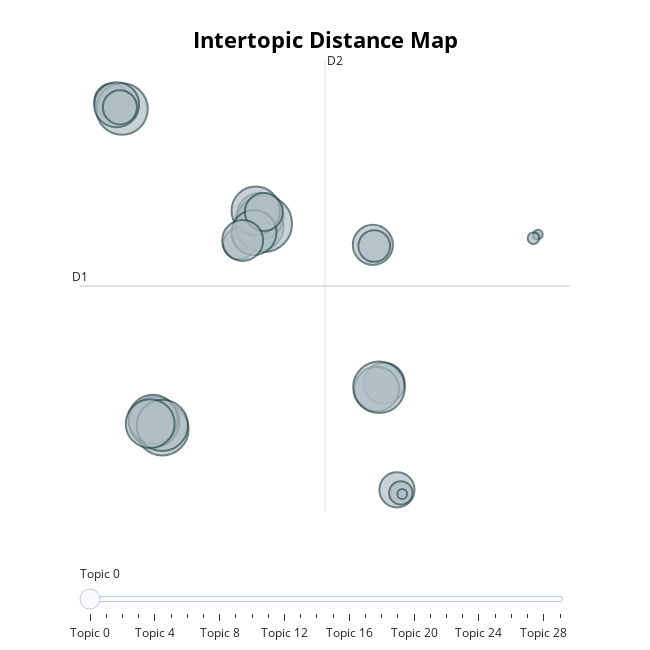

The notebook cell saved with this chart:
### Code cell
fig =topic_model.visualize_topics()
fig.write_html('산업연구원_topic30_intertopic_filtered.html')
fig

### Figure 1 — Plotly figure (JSON) as saved in the notebook; plotly's stock layout.template omitted (floating-point values rounded to 4 significant figures)
{"data": [{"customdata": [[0, "반도체 | 로봇 | 기업 | 중국 | 산업", 419], [1, "말씀 | 생각 | 김혜민 | 답변 | 얘기", 458], [2, "백신 | 코로나19 | 접종 | 확진자 | 미국", 1305], [3, "경제 | 시장 | 금리 | 달러 | 미국", 2594], [4, "한국 | 정부 | 중국 | 미국 | 일본", 2935], [5, "러시아 | 우크라이나 | 푸틴 | 대통령 | 침공", 1322], [6, "북한 | 미사일 | 발사 | 훈련 | 미국", 1816], [7, "중국 | 대만 | 미국 | 홍콩 | 외교", 2128], [8, "백신 | 접종 | 코로나19 | 환자 | 임상", 2828], [9, "트럼프 | 대통령 | 미국 | 대선 | 코로나19", 1717], [10, "한국 | 정부 | 대통령 | 북한 | 생각", 2716], [11, "기업 | 규제 | 정부 | 투자 | 시장", 2353], [12, "전기차 | 자동차 | 테슬라 | 배터리 | 차량", 1046], [13, "북한 | 일본 | 대통령 | 미국 | 회담", 2854], [14, "원숭이두창 | 감염 | 원숭이 | 두창 | 보건", 57], [15, "금리 | 금융 | 은행 | 시장 | 화폐", 3421], [16, "기업 | 정부 | 미국 | 한국 | 시장", 2497], [17, "총기 | 사건 | 경찰 | 총격 | 난사", 1076], [18, "대통령 | 미국 | 정부 | 여성 | 민주당", 2600], [19, "중국 | 반도체 | 기업 | 미국 | 수출", 2163], [20, "한국 | 정부 | 북한 | 대통령 | 미국", 2810], [21, "북한 | 생각 | 앵커 | 국민 | 한국", 2549], [22, "코로나19 | 백신 | 확진자 | 접종 | 마스크", 2164], [23, "탈레반 | 아프간 | 이란 | 미군 | 이스라엘", 584], [24, "담배 | 전자담배 | 전자 | 흡연 | 액상", 95], [25, "미얀마 | 군부 | 쿠데타 | 시위 | 시위대", 104], [26, "ai | 구글 | 애플 | 기업 | 규제", 1537], [27, "탄소 | 에너지 | 기후 | 가스 | eu", 1792], [28, "오염수 | 방류 | 일본 | 후쿠시마 | 원전", 142], [29, "중국 | 코로나19 | 코로나 | 신종 | 베이징", 1246]], "hovertemplate": "<b>Topic %{customdata[0]}</b><br>%{customdata[1]}<br>Size: %{customdata[2]}", "legendgroup": "", "marker": {"color": "#B0BEC5", "line": {"color": "DarkSlateGrey", "width": 2}, "size": [419, 458, 1305, 2594, 2935, 1322, 1816, 2128, 2828, 1717, 2716, 2353, 1046, 2854, 57, 3421, 2497, 1076, 2600, 2163, 2810, 2549, 2164, 584, 95, 104, 1537, 1792, 142, 1246], "sizemode": "area", "sizeref": 2.138, "symbol": "circle"}, "mode": "markers", "name": "", "orientation": "v", "showlegend": false, "type": "scatter", "x": [-4.154, -8.522, -10.94, -3.376, -8.34, 3.725, 3.058, 2.685, -10.42, 2.485, -8.763, -3.32, -4.4, 2.803, 10.89, -3.126, -3.539, 2.558, -8.823, -3.628, -8.344, -8.966, -10.69, 3.925, 10.98, 3.997, -3.12, -4.211, 10.75, -10.52], "xaxis": "x", "y": [8.643, -3.642, 17.63, 9.522, -3.568, -7.474, -0.5966, -0.9685, 17.11, 8.34, -3.087, 10.19, 8.42, -0.8514, 8.918, 9.706, 10.54, 8.268, -2.926, 9.14, -3.309, -3.202, 17.39, -7.674, 9.008, -7.745, 10.46, 8.627, 8.774, 17.22], "yaxis": "y"}], "layout": {"annotations": [{"showarrow": false, "text": "D1", "x": -12.58, "y": 5.685, "yshift": 10}, {"showarrow": false, "text": "D2", "x": 0.02415, "xshift": 10, "y": 20.28}], "height": 650, "hoverlabel": {"bgcolor": "white", "font": {"family": "Rockwell", "size": 16}}, "legend": {"itemsizing": "constant", "tracegroupgap": 0}, "margin": {"t": 60}, "shapes": [{"line": {"color": "#CFD8DC", "width": 2}, "type": "line", "x0": 0.02415, "x1": 0.02415, "y0": -8.907, "y1": 20.28}, {"line": {"color": "#9E9E9E", "width": 2}, "type": "line", "x0": -12.58, "x1": 12.63, "y0": 5.685, "y1": 5.685}], "sliders": [{"active": 0, "pad": {"t": 50}, "steps": [{"args": [{"marker.color": [["red", "#B0BEC5", "#B0BEC5", "#B0BEC5", "#B0BEC5", "#B0BEC5", "#B0BEC5", "#B0BEC5", "#B0BEC5", "#B0BEC5", "#B0BEC5", "#B0BEC5", "#B0BEC5", "#B0BEC5", "#B0BEC5", "#B0BEC5", "#B0BEC5", "#B0BEC5", "#B0BEC5", "#B0BEC5", "#B0BEC5", "#B0BEC5", "#B0BEC5", "#B0BEC5", "#B0BEC5", "#B0BEC5", "#B0BEC5", "#B0BEC5", "#B0BEC5", "#B0BEC5"]]}], "label": "Topic 0", "method": "update"}, {"args": [{"marker.color": [["#B0BEC5", "red", "#B0BEC5", "#B0BEC5", "#B0BEC5", "#B0BEC5", "#B0BEC5", "#B0BEC5", "#B0BEC5", "#B0BEC5", "#B0BEC5", "#B0BEC5", "#B0BEC5", "#B0BEC5", "#B0BEC5", "#B0BEC5", "#B0BEC5", "#B0BEC5", "#B0BEC5", "#B0BEC5", "#B0BEC5", "#B0BEC5", "#B0BEC5", "#B0BEC5", "#B0BEC5", "#B0BEC5", "#B0BEC5", "#B0BEC5", "#B0BEC5", "#B0BEC5"]]}], "label": "Topic 1", "method": "update"}, {"args": [{"marker.color": [["#B0BEC5", "#B0BEC5", "red", "#B0BEC5", "#B0BEC5", "#B0BEC5", "#B0BEC5", "#B0BEC5", "#B0BEC5", "#B0BEC5", "#B0BEC5", "#B0BEC5", "#B0BEC5", "#B0BEC5", "#B0BEC5", "#B0BEC5", "#B0BEC5", "#B0BEC5", "#B0BEC5", "#B0BEC5", "#B0BEC5", "#B0BEC5", "#B0BEC5", "#B0BEC5", "#B0BEC5", "#B0BEC5", "#B0BEC5", "#B0BEC5", "#B0BEC5", "#B0BEC5"]]}], "label": "Topic 2", "method": "update"}, {"args": [{"marker.color": [["#B0BEC5", "#B0BEC5", "#B0BEC5", "red", "#B0BEC5", "#B0BEC5", "#B0BEC5", "#B0BEC5", "#B0BEC5", "#B0BEC5", "#B0BEC5", "#B0BEC5", "#B0BEC5", "#B0BEC5", "#B0BEC5", "#B0BEC5", "#B0BEC5", "#B0BEC5", "#B0BEC5", "#B0BEC5", "#B0BEC5", "#B0BEC5", "#B0BEC5", "#B0BEC5", "#B0BEC5", "#B0BEC5", "#B0BEC5", "#B0BEC5", "#B0BEC5", "#B0BEC5"]]}], "label": "Topic 3", "method": "update"}, {"args": [{"marker.color": [["#B0BEC5", "#B0BEC5", "#B0BEC5", "#B0BEC5", "red", "#B0BEC5", "#B0BEC5", "#B0BEC5", "#B0BEC5", "#B0BEC5", "#B0BEC5", "#B0BEC5", "#B0BEC5", "#B0BEC5", "#B0BEC5", "#B0BEC5", "#B0BEC5", "#B0BEC5", "#B0BEC5", "#B0BEC5", "#B0BEC5", "#B0BEC5", "#B0BEC5", "#B0BEC5", "#B0BEC5", "#B0BEC5", "#B0BEC5", "#B0BEC5", "#B0BEC5", "#B0BEC5"]]}], "label": "Topic 4", "method": "update"}, {"args": [{"marker.color": [["#B0BEC5", "#B0BEC5", "#B0BEC5", "#B0BEC5", "#B0BEC5", "red", "#B0BEC5", "#B0BEC5", "#B0BEC5", "#B0BEC5", "#B0BEC5", "#B0BEC5", "#B0BEC5", "#B0BEC5", "#B0BEC5", "#B0BEC5", "#B0BEC5", "#B0BEC5", "#B0BEC5", "#B0BEC5", "#B0BEC5", "#B0BEC5", "#B0BEC5", "#B0BEC5", "#B0BEC5", "#B0BEC5", "#B0BEC5", "#B0BEC5", "#B0BEC5", "#B0BEC5"]]}], "label": "Topic 5", "method": "update"}, {"args": [{"marker.color": [["#B0BEC5", "#B0BEC5", "#B0BEC5", "#B0BEC5", "#B0BEC5", "#B0BEC5", "red", "#B0BEC5", "#B0BEC5", "#B0BEC5", "#B0BEC5", "#B0BEC5", "#B0BEC5", "#B0BEC5", "#B0BEC5", "#B0BEC5", "#B0BEC5", "#B0BEC5", "#B0BEC5", "#B0BEC5", "#B0BEC5", "#B0BEC5", "#B0BEC5", "#B0BEC5", "#B0BEC5", "#B0BEC5", "#B0BEC5", "#B0BEC5", "#B0BEC5", "#B0BEC5"]]}], "label": "Topic 6", "method": "update"}, {"args": [{"marker.color": [["#B0BEC5", "#B0BEC5", "#B0BEC5", "#B0BEC5", "#B0BEC5", "#B0BEC5", "#B0BEC5", "red", "#B0BEC5", "#B0BEC5", "#B0BEC5", "#B0BEC5", "#B0BEC5", "#B0BEC5", "#B0BEC5", "#B0BEC5", "#B0BEC5", "#B0BEC5", "#B0BEC5", "#B0BEC5", "#B0BEC5", "#B0BEC5", "#B0BEC5", "#B0BEC5", "#B0BEC5", "#B0BEC5", "#B0BEC5", "#B0BEC5", "#B0BEC5", "#B0BEC5"]]}], "label": "Topic 7", "method": "update"}, {"args": [{"marker.color": [["#B0BEC5", "#B0BEC5", "#B0BEC5", "#B0BEC5", "#B0BEC5", "#B0BEC5", "#B0BEC5", "#B0BEC5", "red", "#B0BEC5", "#B0BEC5", "#B0BEC5", "#B0BEC5", "#B0BEC5", "#B0BEC5", "#B0BEC5", "#B0BEC5", "#B0BEC5", "#B0BEC5", "#B0BEC5", "#B0BEC5", "#B0BEC5", "#B0BEC5", "#B0BEC5", "#B0BEC5", "#B0BEC5", "#B0BEC5", "#B0BEC5", "#B0BEC5", "#B0BEC5"]]}], "label": "Topic 8", "method": "update"}, {"args": [{"marker.color": [["#B0BEC5", "#B0BEC5", "#B0BEC5", "#B0BEC5", "#B0BEC5", "#B0BEC5", "#B0BEC5", "#B0BEC5", "#B0BEC5", "red", "#B0BEC5", "#B0BEC5", "#B0BEC5", "#B0BEC5", "#B0BEC5", "#B0BEC5", "#B0BEC5", "#B0BEC5", "#B0BEC5", "#B0BEC5", "#B0BEC5", "#B0BEC5", "#B0BEC5", "#B0BEC5", "#B0BEC5", "#B0BEC5", "#B0BEC5", "#B0BEC5", "#B0BEC5", "#B0BEC5"]]}], "label": "Topic 9", "method": "update"}, {"args": [{"marker.color": [["#B0BEC5", "#B0BEC5", "#B0BEC5", "#B0BEC5", "#B0BEC5", "#B0BEC5", "#B0BEC5", "#B0BEC5", "#B0BEC5", "#B0BEC5", "red", "#B0BEC5", "#B0BEC5", "#B0BEC5", "#B0BEC5", "#B0BEC5", "#B0BEC5", "#B0BEC5", "#B0BEC5", "#B0BEC5", "#B0BEC5", "#B0BEC5", "#B0BEC5", "#B0BEC5", "#B0BEC5", "#B0BEC5", "#B0BEC5", "#B0BEC5", "#B0BEC5", "#B0BEC5"]]}], "label": "Topic 10", "method": "update"}, {"args": [{"marker.color": [["#B0BEC5", "#B0BEC5", "#B0BEC5", "#B0BEC5", "#B0BEC5", "#B0BEC5", "#B0BEC5", "#B0BEC5", "#B0BEC5", "#B0BEC5", "#B0BEC5", "red", "#B0BEC5", "#B0BEC5", "#B0BEC5", "#B0BEC5", "#B0BEC5", "#B0BEC5", "#B0BEC5", "#B0BEC5", "#B0BEC5", "#B0BEC5", "#B0BEC5", "#B0BEC5", "#B0BEC5", "#B0BEC5", "#B0BEC5", "#B0BEC5", "#B0BEC5", "#B0BEC5"]]}], "label": "Topic 11", "method": "update"}, {"args": [{"marker.color": [["#B0BEC5", "#B0BEC5", "#B0BEC5", "#B0BEC5", "#B0BEC5", "#B0BEC5", "#B0BEC5", "#B0BEC5", "#B0BEC5", "#B0BEC5", "#B0BEC5", "#B0BEC5", "red", "#B0BEC5", "#B0BEC5", "#B0BEC5", "#B0BEC5", "#B0BEC5", "#B0BEC5", "#B0BEC5", "#B0BEC5", "#B0BEC5", "#B0BEC5", "#B0BEC5", "#B0BEC5", "#B0BEC5", "#B0BEC5", "#B0BEC5", "#B0BEC5", "#B0BEC5"]]}], "label": "Topic 12", "method": "update"}, {"args": [{"marker.color": [["#B0BEC5", "#B0BEC5", "#B0BEC5", "#B0BEC5", "#B0BEC5", "#B0BEC5", "#B0BEC5", "#B0BEC5", "#B0BEC5", "#B0BEC5", "#B0BEC5", "#B0BEC5", "#B0BEC5", "red", "#B0BEC5", "#B0BEC5", "#B0BEC5", "#B0BEC5", "#B0BEC5", "#B0BEC5", "#B0BEC5", "#B0BEC5", "#B0BEC5", "#B0BEC5", "#B0BEC5", "#B0BEC5", "#B0BEC5", "#B0BEC5", "#B0BEC5", "#B0BEC5"]]}], "label": "Topic 13", "method": "update"}, {"args": [{"marker.color": [["#B0BEC5", "#B0BEC5", "#B0BEC5", "#B0BEC5", "#B0BEC5", "#B0BEC5", "#B0BEC5", "#B0BEC5", "#B0BEC5", "#B0BEC5", "#B0BEC5", "#B0BEC5", "#B0BEC5", "#B0BEC5", "red", "#B0BEC5", "#B0BEC5", "#B0BEC5", "#B0BEC5", "#B0BEC5", "#B0BEC5", "#B0BEC5", "#B0BEC5", "#B0BEC5", "#B0BEC5", "#B0BEC5", "#B0BEC5", "#B0BEC5", "#B0BEC5", "#B0BEC5"]]}], "label": "Topic 14", "method": "update"}, {"args": [{"marker.color": [["#B0BEC5", "#B0BEC5", "#B0BEC5", "#B0BEC5", "#B0BEC5", "#B0BEC5", "#B0BEC5", "#B0BEC5", "#B0BEC5", "#B0BEC5", "#B0BEC5", "#B0BEC5", "#B0BEC5", "#B0BEC5", "#B0BEC5", "red", "#B0BEC5", "#B0BEC5", "#B0BEC5", "#B0BEC5", "#B0BEC5", "#B0BEC5", "#B0BEC5", "#B0BEC5", "#B0BEC5", "#B0BEC5", "#B0BEC5", "#B0BEC5", "#B0BEC5", "#B0BEC5"]]}], "label": "Topic 15", "method": "update"}, {"args": [{"marker.color": [["#B0BEC5", "#B0BEC5", "#B0BEC5", "#B0BEC5", "#B0BEC5", "#B0BEC5", "#B0BEC5", "#B0BEC5", "#B0BEC5", "#B0BEC5", "#B0BEC5", "#B0BEC5", "#B0BEC5", "#B0BEC5", "#B0BEC5", "#B0BEC5", "red", "#B0BEC5", "#B0BEC5", "#B0BEC5", "#B0BEC5", "#B0BEC5", "#B0BEC5", "#B0BEC5", "#B0BEC5", "#B0BEC5", "#B0BEC5", "#B0BEC5", "#B0BEC5", "#B0BEC5"]]}], "label": "Topic 16", "method": "update"}, {"args": [{"marker.color": [["#B0BEC5", "#B0BEC5", "#B0BEC5", "#B0BEC5", "#B0BEC5", "#B0BEC5", "#B0BEC5", "#B0BEC5", "#B0BEC5", "#B0BEC5", "#B0BEC5", "#B0BEC5", "#B0BEC5", "#B0BEC5", "#B0BEC5", "#B0BEC5", "#B0BEC5", "red", "#B0BEC5", "#B0BEC5", "#B0BEC5", "#B0BEC5", "#B0BEC5", "#B0BEC5", "#B0BEC5", "#B0BEC5", "#B0BEC5", "#B0BEC5", "#B0BEC5", "#B0BEC5"]]}], "label": "Topic 17", "method": "update"}, {"args": [{"marker.color": [["#B0BEC5", "#B0BEC5", "#B0BEC5", "#B0BEC5", "#B0BEC5", "#B0BEC5", "#B0BEC5", "#B0BEC5", "#B0BEC5", "#B0BEC5", "#B0BEC5", "#B0BEC5", "#B0BEC5", "#B0BEC5", "#B0BEC5", "#B0BEC5", "#B0BEC5", "#B0BEC5", "red", "#B0BEC5", "#B0BEC5", "#B0BEC5", "#B0BEC5", "#B0BEC5", "#B0BEC5", "#B0BEC5", "#B0BEC5", "#B0BEC5", "#B0BEC5", "#B0BEC5"]]}], "label": "Topic 18", "method": "update"}, {"args": [{"marker.color": [["#B0BEC5", "#B0BEC5", "#B0BEC5", "#B0BEC5", "#B0BEC5", "#B0BEC5", "#B0BEC5", "#B0BEC5", "#B0BEC5", "#B0BEC5", "#B0BEC5", "#B0BEC5", "#B0BEC5", "#B0BEC5", "#B0BEC5", "#B0BEC5", "#B0BEC5", "#B0BEC5", "#B0BEC5", "red", "#B0BEC5", "#B0BEC5", "#B0BEC5", "#B0BEC5", "#B0BEC5", "#B0BEC5", "#B0BEC5", "#B0BEC5", "#B0BEC5", "#B0BEC5"]]}], "label": "Topic 19", "method": "update"}, {"args": [{"marker.color": [["#B0BEC5", "#B0BEC5", "#B0BEC5", "#B0BEC5", "#B0BEC5", "#B0BEC5", "#B0BEC5", "#B0BEC5", "#B0BEC5", "#B0BEC5", "#B0BEC5", "#B0BEC5", "#B0BEC5", "#B0BEC5", "#B0BEC5", "#B0BEC5", "#B0BEC5", "#B0BEC5", "#B0BEC5", "#B0BEC5", "red", "#B0BEC5", "#B0BEC5", "#B0BEC5", "#B0BEC5", "#B0BEC5", "#B0BEC5", "#B0BEC5", "#B0BEC5", "#B0BEC5"]]}], "label": "Topic 20", "method": "update"}, {"args": [{"marker.color": [["#B0BEC5", "#B0BEC5", "#B0BEC5", "#B0BEC5", "#B0BEC5", "#B0BEC5", "#B0BEC5", "#B0BEC5", "#B0BEC5", "#B0BEC5", "#B0BEC5", "#B0BEC5", "#B0BEC5", "#B0BEC5", "#B0BEC5", "#B0BEC5", "#B0BEC5", "#B0BEC5", "#B0BEC5", "#B0BEC5", "#B0BEC5", "red", "#B0BEC5", "#B0BEC5", "#B0BEC5", "#B0BEC5", "#B0BEC5", "#B0BEC5", "#B0BEC5", "#B0BEC5"]]}], "label": "Topic 21", "method": "update"}, {"args": [{"marker.color": [["#B0BEC5", "#B0BEC5", "#B0BEC5", "#B0BEC5", "#B0BEC5", "#B0BEC5", "#B0BEC5", "#B0BEC5", "#B0BEC5", "#B0BEC5", "#B0BEC5", "#B0BEC5", "#B0BEC5", "#B0BEC5", "#B0BEC5", "#B0BEC5", "#B0BEC5", "#B0BEC5", "#B0BEC5", "#B0BEC5", "#B0BEC5", "#B0BEC5", "red", "#B0BEC5", "#B0BEC5", "#B0BEC5", "#B0BEC5", "#B0BEC5", "#B0BEC5", "#B0BEC5"]]}], "label": "Topic 22", "method": "update"}, {"args": [{"marker.color": [["#B0BEC5", "#B0BEC5", "#B0BEC5", "#B0BEC5", "#B0BEC5", "#B0BEC5", "#B0BEC5", "#B0BEC5", "#B0BEC5", "#B0BEC5", "#B0BEC5", "#B0BEC5", "#B0BEC5", "#B0BEC5", "#B0BEC5", "#B0BEC5", "#B0BEC5", "#B0BEC5", "#B0BEC5", "#B0BEC5", "#B0BEC5", "#B0BEC5", "#B0BEC5", "red", "#B0BEC5", "#B0BEC5", "#B0BEC5", "#B0BEC5", "#B0BEC5", "#B0BEC5"]]}], "label": "Topic 23", "method": "update"}, {"args": [{"marker.color": [["#B0BEC5", "#B0BEC5", "#B0BEC5", "#B0BEC5", "#B0BEC5", "#B0BEC5", "#B0BEC5", "#B0BEC5", "#B0BEC5", "#B0BEC5", "#B0BEC5", "#B0BEC5", "#B0BEC5", "#B0BEC5", "#B0BEC5", "#B0BEC5", "#B0BEC5", "#B0BEC5", "#B0BEC5", "#B0BEC5", "#B0BEC5", "#B0BEC5", "#B0BEC5", "#B0BEC5", "red", "#B0BEC5", "#B0BEC5", "#B0BEC5", "#B0BEC5", "#B0BEC5"]]}], "label": "Topic 24", "method": "update"}, {"args": [{"marker.color": [["#B0BEC5", "#B0BEC5", "#B0BEC5", "#B0BEC5", "#B0BEC5", "#B0BEC5", "#B0BEC5", "#B0BEC5", "#B0BEC5", "#B0BEC5", "#B0BEC5", "#B0BEC5", "#B0BEC5", "#B0BEC5", "#B0BEC5", "#B0BEC5", "#B0BEC5", "#B0BEC5", "#B0BEC5", "#B0BEC5", "#B0BEC5", "#B0BEC5", "#B0BEC5", "#B0BEC5", "#B0BEC5", "red", "#B0BEC5", "#B0BEC5", "#B0BEC5", "#B0BEC5"]]}], "label": "Topic 25", "method": "update"}, {"args": [{"marker.color": [["#B0BEC5", "#B0BEC5", "#B0BEC5", "#B0BEC5", "#B0BEC5", "#B0BEC5", "#B0BEC5", "#B0BEC5", "#B0BEC5", "#B0BEC5", "#B0BEC5", "#B0BEC5", "#B0BEC5", "#B0BEC5", "#B0BEC5", "#B0BEC5", "#B0BEC5", "#B0BEC5", "#B0BEC5", "#B0BEC5", "#B0BEC5", "#B0BEC5", "#B0BEC5", "#B0BEC5", "#B0BEC5", "#B0BEC5", "red", "#B0BEC5", "#B0BEC5", "#B0BEC5"]]}], "label": "Topic 26", "method": "update"}, {"args": [{"marker.color": [["#B0BEC5", "#B0BEC5", "#B0BEC5", "#B0BEC5", "#B0BEC5", "#B0BEC5", "#B0BEC5", "#B0BEC5", "#B0BEC5", "#B0BEC5", "#B0BEC5", "#B0BEC5", "#B0BEC5", "#B0BEC5", "#B0BEC5", "#B0BEC5", "#B0BEC5", "#B0BEC5", "#B0BEC5", "#B0BEC5", "#B0BEC5", "#B0BEC5", "#B0BEC5", "#B0BEC5", "#B0BEC5", "#B0BEC5", "#B0BEC5", "red", "#B0BEC5", "#B0BEC5"]]}], "label": "Topic 27", "method": "update"}, {"args": [{"marker.color": [["#B0BEC5", "#B0BEC5", "#B0BEC5", "#B0BEC5", "#B0BEC5", "#B0BEC5", "#B0BEC5", "#B0BEC5", "#B0BEC5", "#B0BEC5", "#B0BEC5", "#B0BEC5", "#B0BEC5", "#B0BEC5", "#B0BEC5", "#B0BEC5", "#B0BEC5", "#B0BEC5", "#B0BEC5", "#B0BEC5", "#B0BEC5", "#B0BEC5", "#B0BEC5", "#B0BEC5", "#B0BEC5", "#B0BEC5", "#B0BEC5", "#B0BEC5", "red", "#B0BEC5"]]}], "label": "Topic 28", "method": "update"}, {"args": [{"marker.color": [["#B0BEC5", "#B0BEC5", "#B0BEC5", "#B0BEC5", "#B0BEC5", "#B0BEC5", "#B0BEC5", "#B0BEC5", "#B0BEC5", "#B0BEC5", "#B0BEC5", "#B0BEC5", "#B0BEC5", "#B0BEC5", "#B0BEC5", "#B0BEC5", "#B0BEC5", "#B0BEC5", "#B0BEC5", "#B0BEC5", "#B0BEC5", "#B0BEC5", "#B0BEC5", "#B0BEC5", "#B0BEC5", "#B0BEC5", "#B0BEC5", "#B0BEC5", "#B0BEC5", "red"]]}], "label": "Topic 29", "method": "update"}]}], "title": {"font": {"color": "Black", "size": 22}, "text": "<b>Intertopic Distance Map</b>", "x": 0.5, "xanchor": "center", "y": 0.95, "yanchor": "top"}, "width": 650, "xaxis": {"anchor": "y", "domain": [0, 1], "range": [-12.58, 12.63], "title": {"text": ""}, "visible": false}, "yaxis": {"anchor": "x", "domain": [0, 1], "range": [-8.907, 20.28], "title": {"text": ""}, "visible": false}}}
